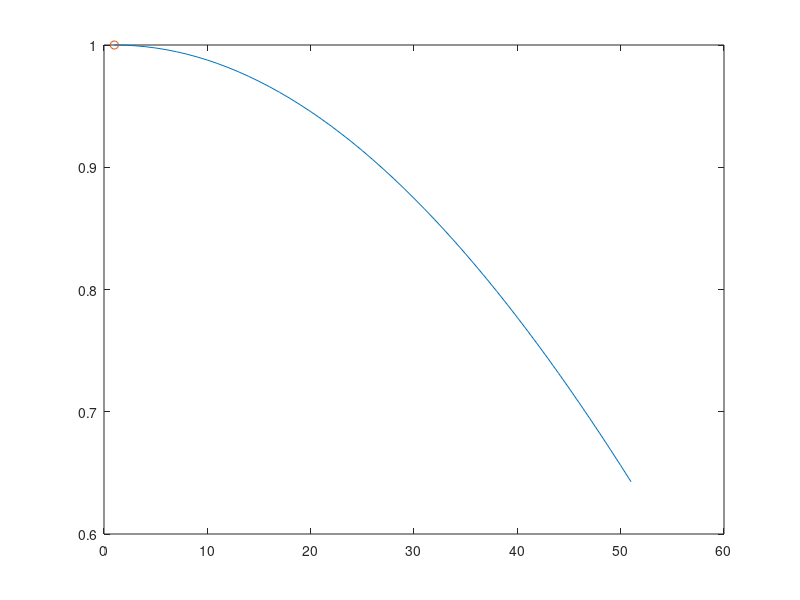

Here is the MATLAB script that generated this plot: (Note: this script raises an error after producing the figure.)
neigung = [7.27,11.30,16.80,19.05,2.75];
u_neigung = [0.5,0.5,0.5,0.5,0.5]; % Unsicherheit

% Normalkraft
f_n = [8.9,8.85,8.65,8.55,9.00];
u_f_n = [0.1,0.1,0.1,0.1,0.1]; % Unsicherheit


f_g = [8.512,8.512,8.512,8.512,8.512];

quo= f_n./f_g;

von = 0:50;
 
neigungs_cos = cosd(von);
plot(neigungs_cos)
hold on

errorbar(neigung,quo,u_f_n,u_f_n,u_neigung,u_neigung, 'o')

legend('$\cos(\alpha)$','$F_{\parallel}/F_{g}$','Interpreter','latex');
ylabel('$F_{\parallel}/F_{g}$','Interpreter','latex')
xlabel('Neigungswinkel $\alpha$ in Grad','Interpreter','latex')

hold off